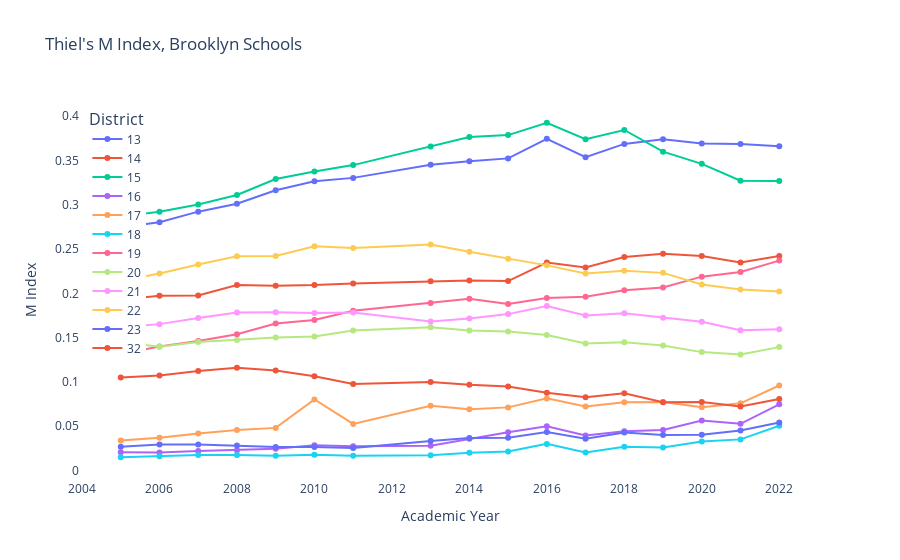

The code cell stored with this chart in its notebook:
### Code cell
bk = demos[demos.boro == 'Brooklyn']["district"].unique()
bk = sorted([x for x in bk if x <33])

graph_data = m_data[m_data.district.isin(bk)]
graph_data.sort_values(by=["district", "ay"], inplace=True)


fig = px.line(graph_data, x='ay', y='M', color='district', markers=True,
              labels={
                  "ay": "Academic Year",
                  "M": "M Index"
              },
              title="Thiel's M Index, Brooklyn Schools")

fig.update_traces(mode="markers+lines", hoverinfo="name+y+x")

fig.update_layout(
    hovermode="closest",
    plot_bgcolor="white",
    legend_title_text='District',
    xaxis=dict(title='Academic Year'),
    yaxis=dict(title='M Index'),
    legend=dict(
        title_font_size=16,
        font_size=12,
        yanchor="top",
        y=0.99,
        xanchor="left",
        x=0.01
    )
)

fig.show()

### Figure 1 — Plotly figure (JSON) as saved in the notebook; plotly's stock layout.template omitted (floating-point values rounded to 4 significant figures)
{"data": [{"hoverinfo": "name+y+x", "hovertemplate": "district=13<br>Academic Year=%{x}<br>M Index=%{y}<extra></extra>", "legendgroup": "13", "line": {"color": "#636efa", "dash": "solid"}, "marker": {"symbol": "circle"}, "mode": "markers+lines", "name": "13", "orientation": "v", "showlegend": true, "type": "scatter", "x": [2005, 2006, 2007, 2008, 2009, 2010, 2011, 2013, 2014, 2015, 2016, 2017, 2018, 2019, 2020, 2021, 2022], "xaxis": "x", "y": [0.2745, 0.2802, 0.2922, 0.3012, 0.3163, 0.3265, 0.3303, 0.3451, 0.3491, 0.3523, 0.3743, 0.3535, 0.3686, 0.3738, 0.3692, 0.3684, 0.366], "yaxis": "y"}, {"hoverinfo": "name+y+x", "hovertemplate": "district=14<br>Academic Year=%{x}<br>M Index=%{y}<extra></extra>", "legendgroup": "14", "line": {"color": "#EF553B", "dash": "solid"}, "marker": {"symbol": "circle"}, "mode": "markers+lines", "name": "14", "orientation": "v", "showlegend": true, "type": "scatter", "x": [2005, 2006, 2007, 2008, 2009, 2010, 2011, 2013, 2014, 2015, 2016, 2017, 2018, 2019, 2020, 2021, 2022], "xaxis": "x", "y": [0.1927, 0.1971, 0.1977, 0.2094, 0.2086, 0.2093, 0.2112, 0.2136, 0.2144, 0.2138, 0.2348, 0.2292, 0.2409, 0.2447, 0.242, 0.2349, 0.2422], "yaxis": "y"}, {"hoverinfo": "name+y+x", "hovertemplate": "district=15<br>Academic Year=%{x}<br>M Index=%{y}<extra></extra>", "legendgroup": "15", "line": {"color": "#00cc96", "dash": "solid"}, "marker": {"symbol": "circle"}, "mode": "markers+lines", "name": "15", "orientation": "v", "showlegend": true, "type": "scatter", "x": [2005, 2006, 2007, 2008, 2009, 2010, 2011, 2013, 2014, 2015, 2016, 2017, 2018, 2019, 2020, 2021, 2022], "xaxis": "x", "y": [0.2866, 0.2921, 0.3003, 0.311, 0.329, 0.3376, 0.3447, 0.3657, 0.3764, 0.3786, 0.3925, 0.3739, 0.3843, 0.3598, 0.3461, 0.327, 0.3267], "yaxis": "y"}, {"hoverinfo": "name+y+x", "hovertemplate": "district=16<br>Academic Year=%{x}<br>M Index=%{y}<extra></extra>", "legendgroup": "16", "line": {"color": "#ab63fa", "dash": "solid"}, "marker": {"symbol": "circle"}, "mode": "markers+lines", "name": "16", "orientation": "v", "showlegend": true, "type": "scatter", "x": [2005, 2006, 2007, 2008, 2009, 2010, 2011, 2013, 2014, 2015, 2016, 2017, 2018, 2019, 2020, 2021, 2022], "xaxis": "x", "y": [0.02072, 0.02052, 0.022, 0.02303, 0.02473, 0.02862, 0.02738, 0.02795, 0.03592, 0.04337, 0.05005, 0.03973, 0.0443, 0.04587, 0.05656, 0.05282, 0.07474], "yaxis": "y"}, {"hoverinfo": "name+y+x", "hovertemplate": "district=17<br>Academic Year=%{x}<br>M Index=%{y}<extra></extra>", "legendgroup": "17", "line": {"color": "#FFA15A", "dash": "solid"}, "marker": {"symbol": "circle"}, "mode": "markers+lines", "name": "17", "orientation": "v", "showlegend": true, "type": "scatter", "x": [2005, 2006, 2007, 2008, 2009, 2010, 2011, 2013, 2014, 2015, 2016, 2017, 2018, 2019, 2020, 2021, 2022], "xaxis": "x", "y": [0.03407, 0.03697, 0.04188, 0.04574, 0.04819, 0.08021, 0.05264, 0.07305, 0.06913, 0.07133, 0.08148, 0.07241, 0.0772, 0.0775, 0.07138, 0.07594, 0.09604], "yaxis": "y"}, {"hoverinfo": "name+y+x", "hovertemplate": "district=18<br>Academic Year=%{x}<br>M Index=%{y}<extra></extra>", "legendgroup": "18", "line": {"color": "#19d3f3", "dash": "solid"}, "marker": {"symbol": "circle"}, "mode": "markers+lines", "name": "18", "orientation": "v", "showlegend": true, "type": "scatter", "x": [2005, 2006, 2007, 2008, 2009, 2010, 2011, 2013, 2014, 2015, 2016, 2017, 2018, 2019, 2020, 2021, 2022], "xaxis": "x", "y": [0.01506, 0.01627, 0.01774, 0.01773, 0.01674, 0.01794, 0.01667, 0.01743, 0.02005, 0.02154, 0.03014, 0.02049, 0.02702, 0.02603, 0.0328, 0.03522, 0.05067], "yaxis": "y"}, {"hoverinfo": "name+y+x", "hovertemplate": "district=19<br>Academic Year=%{x}<br>M Index=%{y}<extra></extra>", "legendgroup": "19", "line": {"color": "#FF6692", "dash": "solid"}, "marker": {"symbol": "circle"}, "mode": "markers+lines", "name": "19", "orientation": "v", "showlegend": true, "type": "scatter", "x": [2005, 2006, 2007, 2008, 2009, 2010, 2011, 2013, 2014, 2015, 2016, 2017, 2018, 2019, 2020, 2021, 2022], "xaxis": "x", "y": [0.1315, 0.14, 0.1463, 0.1538, 0.1659, 0.1699, 0.1804, 0.1892, 0.1938, 0.1879, 0.1947, 0.1961, 0.2034, 0.2066, 0.2188, 0.224, 0.2369], "yaxis": "y"}, {"hoverinfo": "name+y+x", "hovertemplate": "district=20<br>Academic Year=%{x}<br>M Index=%{y}<extra></extra>", "legendgroup": "20", "line": {"color": "#B6E880", "dash": "solid"}, "marker": {"symbol": "circle"}, "mode": "markers+lines", "name": "20", "orientation": "v", "showlegend": true, "type": "scatter", "x": [2005, 2006, 2007, 2008, 2009, 2010, 2011, 2013, 2014, 2015, 2016, 2017, 2018, 2019, 2020, 2021, 2022], "xaxis": "x", "y": [0.1452, 0.1398, 0.145, 0.1473, 0.1501, 0.1514, 0.1581, 0.1618, 0.1581, 0.1569, 0.1531, 0.1434, 0.1447, 0.1412, 0.1337, 0.1311, 0.1393], "yaxis": "y"}, {"hoverinfo": "name+y+x", "hovertemplate": "district=21<br>Academic Year=%{x}<br>M Index=%{y}<extra></extra>", "legendgroup": "21", "line": {"color": "#FF97FF", "dash": "solid"}, "marker": {"symbol": "circle"}, "mode": "markers+lines", "name": "21", "orientation": "v", "showlegend": true, "type": "scatter", "x": [2005, 2006, 2007, 2008, 2009, 2010, 2011, 2013, 2014, 2015, 2016, 2017, 2018, 2019, 2020, 2021, 2022], "xaxis": "x", "y": [0.1615, 0.1653, 0.1722, 0.1785, 0.1786, 0.1778, 0.1784, 0.1682, 0.1715, 0.1766, 0.1856, 0.1749, 0.1775, 0.1723, 0.168, 0.1583, 0.1595], "yaxis": "y"}, {"hoverinfo": "name+y+x", "hovertemplate": "district=22<br>Academic Year=%{x}<br>M Index=%{y}<extra></extra>", "legendgroup": "22", "line": {"color": "#FECB52", "dash": "solid"}, "marker": {"symbol": "circle"}, "mode": "markers+lines", "name": "22", "orientation": "v", "showlegend": true, "type": "scatter", "x": [2005, 2006, 2007, 2008, 2009, 2010, 2011, 2013, 2014, 2015, 2016, 2017, 2018, 2019, 2020, 2021, 2022], "xaxis": "x", "y": [0.214, 0.2224, 0.2326, 0.2418, 0.2421, 0.2531, 0.2512, 0.2551, 0.2469, 0.2389, 0.2316, 0.2224, 0.2255, 0.2231, 0.2099, 0.2042, 0.2021], "yaxis": "y"}, {"hoverinfo": "name+y+x", "hovertemplate": "district=23<br>Academic Year=%{x}<br>M Index=%{y}<extra></extra>", "legendgroup": "23", "line": {"color": "#636efa", "dash": "solid"}, "marker": {"symbol": "circle"}, "mode": "markers+lines", "name": "23", "orientation": "v", "showlegend": true, "type": "scatter", "x": [2005, 2006, 2007, 2008, 2009, 2010, 2011, 2013, 2014, 2015, 2016, 2017, 2018, 2019, 2020, 2021, 2022], "xaxis": "x", "y": [0.02691, 0.02945, 0.02954, 0.02833, 0.02655, 0.02669, 0.02536, 0.03337, 0.03689, 0.03718, 0.04348, 0.036, 0.04307, 0.04006, 0.04055, 0.04516, 0.05415], "yaxis": "y"}, {"hoverinfo": "name+y+x", "hovertemplate": "district=32<br>Academic Year=%{x}<br>M Index=%{y}<extra></extra>", "legendgroup": "32", "line": {"color": "#EF553B", "dash": "solid"}, "marker": {"symbol": "circle"}, "mode": "markers+lines", "name": "32", "orientation": "v", "showlegend": true, "type": "scatter", "x": [2005, 2006, 2007, 2008, 2009, 2010, 2011, 2013, 2014, 2015, 2016, 2017, 2018, 2019, 2020, 2021, 2022], "xaxis": "x", "y": [0.105, 0.1072, 0.1125, 0.1161, 0.113, 0.1065, 0.09766, 0.09995, 0.09674, 0.09483, 0.08788, 0.08264, 0.08725, 0.07702, 0.07738, 0.07222, 0.08079], "yaxis": "y"}], "layout": {"hovermode": "closest", "legend": {"font": {"size": 12}, "title": {"font": {"size": 16}, "text": "District"}, "tracegroupgap": 0, "x": 0.01, "xanchor": "left", "y": 0.99, "yanchor": "top"}, "plot_bgcolor": "white", "title": {"text": "Thiel's M Index, Brooklyn Schools"}, "xaxis": {"anchor": "y", "domain": [0, 1], "title": {"text": "Academic Year"}}, "yaxis": {"anchor": "x", "domain": [0, 1], "title": {"text": "M Index"}}}}
